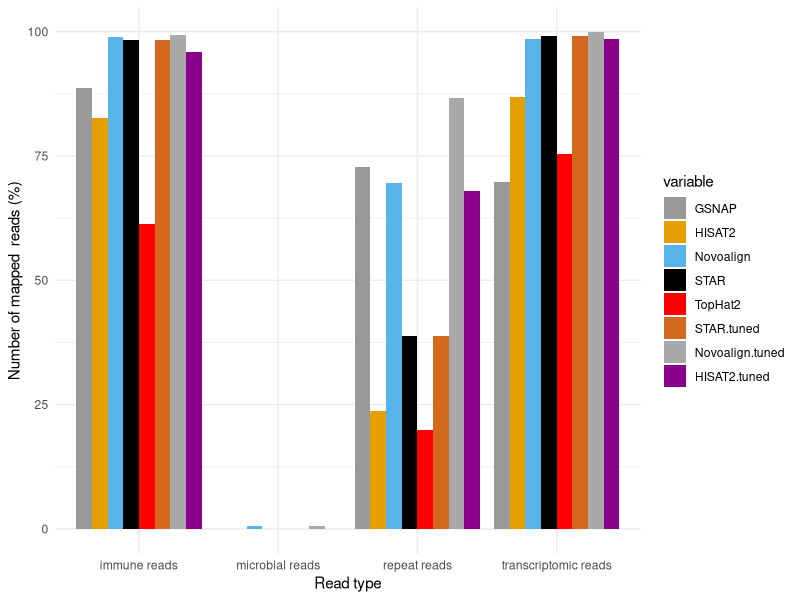

Here is the R script that generated this plot:
#!/usr/bin/env Rscript

library(ggplot2)
library(reshape2)
data=read.csv("mapped_reads_simulated.csv")
data.m <- melt(data, id.vars='cat')

pdf("mapped_reads_simulated.pdf",width=6,height=4) 

ggplot(data.m, aes(cat, value*100))+geom_bar(aes(fill = variable), position = "dodge", stat="identity")+scale_fill_manual(values=c("#999999", "#E69F00", "#56B4E9","black","red","chocolate","darkgray","darkmagenta"))+theme_minimal()+labs(y = "Number of mapped  reads (%)")+labs(x = "Read type")

dev.off()


